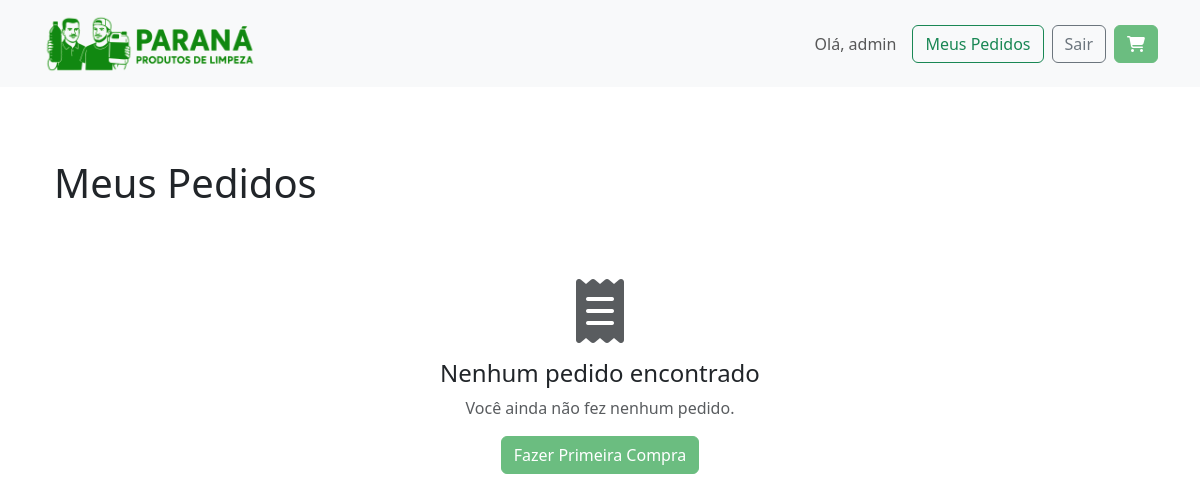
/meus-pedidos/ (signed in), run on an earlier commit of the app's database.
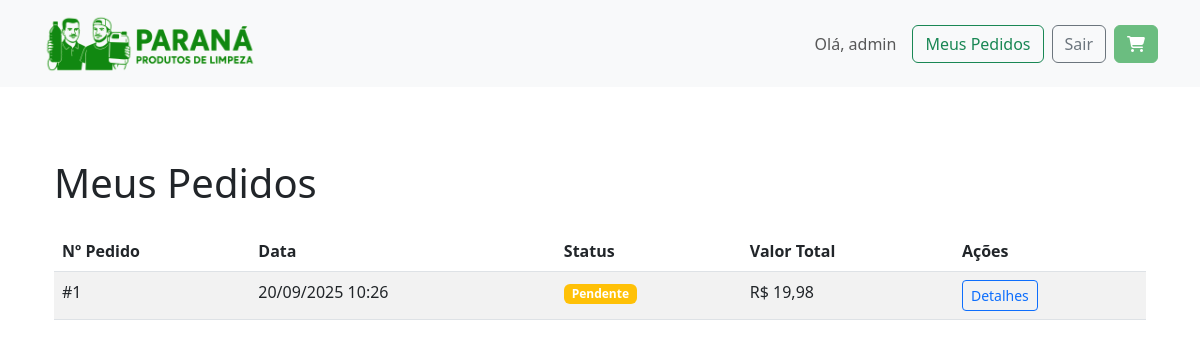
And on a later commit of the database.
### app/models.py (models this page shows, shortened)
class Pedido(models.Model):
    STATUS_CHOICES = [
        ('pendente', 'Pendente'),
        ('pago', 'Pago'),
        ('cancelado', 'Cancelado'),
        ('entregue', 'Entregue'),
    ]
    usuario = models.ForeignKey(User, on_delete=models.CASCADE)
    status = models.CharField(max_length=20, choices=STATUS_CHOICES, default='pendente')
    valor_total = models.DecimalField(max_digits=10, decimal_places=2, default=0)
    criado_em = models.DateTimeField(auto_now_add=True)
    atualizado_em = models.DateTimeField(auto_now=True)
    id_mercado_pago = models.CharField(max_length=100, blank=True)
    nome_entrega = models.CharField(max_length=100)
    email_entrega = models.EmailField()
    endereco = models.CharField(max_length=200)
    cidade = models.CharField(max_length=50)
    estado = models.CharField(max_length=50)
    cep = models.CharField(max_length=9, default='00000-000')

### app/views.py (the view)
# urls.py: path('meus-pedidos/', views.meus_pedidos, name='meus_pedidos'),
@login_required
def meus_pedidos(request):
    pedidos = Pedido.objects.filter(usuario=request.user).order_by('-criado_em')
    return render(request, 'meus_pedidos.html', {'pedidos': pedidos})

### templates/meus_pedidos.html
{% extends 'base.html' %}
{% block content %}
<div class="container py-5">
    <h1 class="mb-4">Meus Pedidos</h1>
    {% if pedidos %}
    <div class="table-responsive">
        <table class="table table-striped">
            <thead>
                <tr>
                    <th>Nº Pedido</th>
                    <th>Data</th>
                    <th>Status</th>
                    <th>Valor Total</th>
                    <th>Ações</th>
                </tr>
            </thead>
            <tbody>
                {% for pedido in pedidos %}
                <tr>
                    <td>#{{ pedido.id }}</td>
                    <td>{{ pedido.criado_em|date:"d/m/Y H:i" }}</td>
                    <td>
                        <span class="badge bg-{% if pedido.status == 'entregue' %}success{% elif pedido.status == 'cancelado' %}danger{% else %}warning{% endif %}">
                            {{ pedido.get_status_display }}
                        </span>
                    </td>
                    <td>R$ {{ pedido.valor_total }}</td>
                    <td>
                        <a href="{% url 'detalhe_pedido' pedido.id %}" class="btn btn-sm btn-outline-primary">
                            Detalhes
                        </a>
                    </td>
                </tr>
                {% endfor %}
            </tbody>
        </table>
    </div>
    {% else %}
    <div class="text-center py-5">
        <i class="fas fa-receipt fa-4x text-muted mb-3"></i>
        <h4>Nenhum pedido encontrado</h4>
        <p class="text-muted">Você ainda não fez nenhum pedido.</p>
        <a href="/" class="btn btn-primary">Fazer Primeira Compra</a>
    </div>
    {% endif %}
</div>
{% endblock %}

### templates/base.html (shortened to what this page needs)
{% load static %}
<!DOCTYPE html>
<html lang="pt-br">
<head>
    <link href="https://cdn.jsdelivr.net/npm/bootstrap@5.3.0/dist/css/bootstrap.min.css" rel="stylesheet">
    <link rel="stylesheet" href="https://cdnjs.cloudflare.com/ajax/libs/font-awesome/6.4.0/css/all.min.css">
    <link rel="stylesheet" href="{% static 'css/style.css' %}">
</head>
<body>
    <nav class="navbar navbar-expand-lg navbar-light bg-light mb-4">
        <div class="container">
            <a class="navbar-brand" href="{% url 'index' %}">
                <img src="{% static 'img/logo.png' %}" alt="Logo" class="logo d-inline-block align-text-top" style="height:60px;">
            </a>
            <div class="d-flex align-items-center">
                {% if user.is_authenticated %}
                    <span class="navbar-text me-3">Olá, {{ user.username }}</span>
                    <a href="{% url 'meus_pedidos' %}" class="btn btn-outline-success me-2">Meus Pedidos</a>
                    <a href="{% url 'account_logout' %}" class="btn btn-outline-secondary me-2">Sair</a>
                {% else %}
                    <a href="{% url 'account_login' %}" class="btn btn-outline-primary me-2">Entrar</a>
                {% endif %}
                <a href="{% url 'checkout' %}" class="btn btn-primary position-relative">
                    <i class="fas fa-shopping-cart"></i>
                </a>
            </div>
        </div>
    </nav>
    <div class="container">
        {% block content %}
        {% endblock %}
    </div>
    <div id="toast-container" class="toast-container position-fixed top-0 end-0 p-3"></div>
</body>
</html>

### static/css/style.css (style rules this page uses)
.navbar-brand, .navbar .nav-link.active, .navbar .nav-link { color: #6bbd80 !important; }
.btn-primary, .btn-primary:hover, .btn-primary:focus, .btn-primary:active { background-color: #6bbd80 !important; border-color: #6bbd80 !important; color: #fff !important; }
.logo { height: 40px; width: auto; }
.toast-container { z-index: 1090; }

What changed in the data, as far as the page shows it:
added Pedido: id "1", criado_em "20/09/2025 10:26", status "Pendente", valor_total "19,98"
Also different on the page:
text no longer shown: "Nenhum pedido encontrado Você ainda não fez nenhum pedido. Fazer Primeira Compra"
text now shown: "Nº Pedido Data Status Valor Total Ações"
